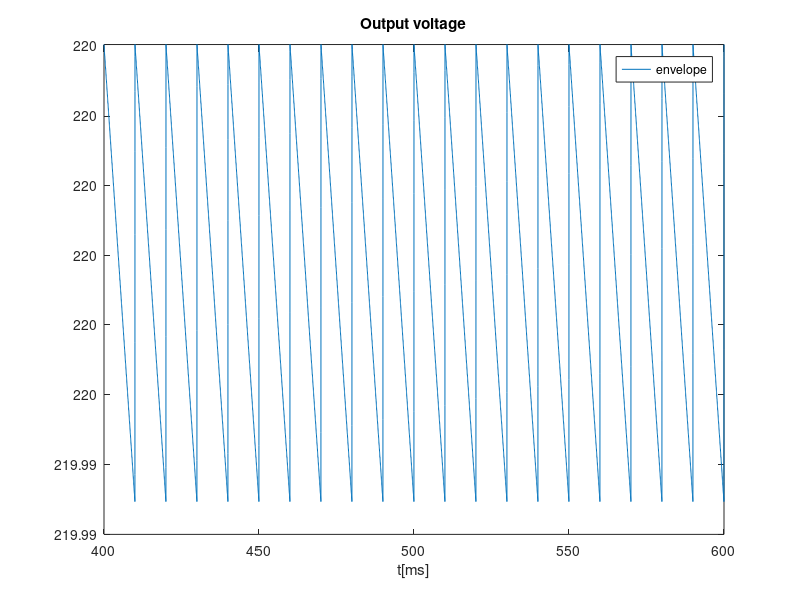
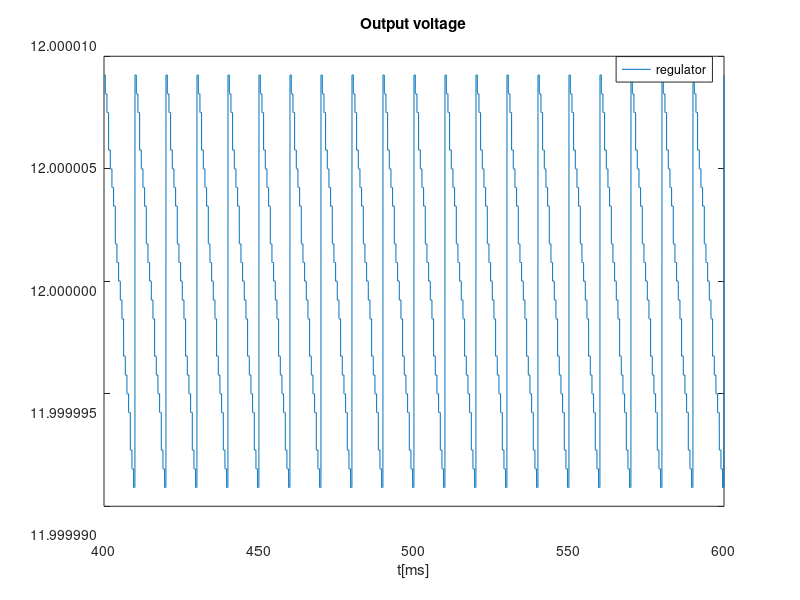
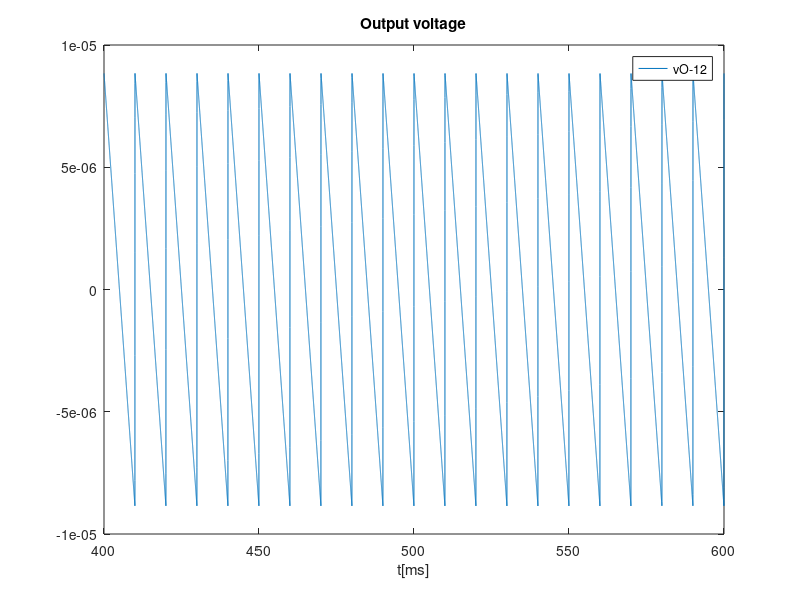

Reproduce these figures in MATLAB, in order.
close all
clear all

format long;
A_vin = 230;
f = 50;
w=2*pi*f;
n=230/220;


A_vi = A_vin/n;

t=linspace(4e-1, 6e-1, 50000);

vIN = A_vin*cos(w*t);
vI = A_vi*cos(w*t);


%%%%%%%%%%%%%%ENVELOPE DETECTOR%%%%%%%%%%%%%%
Renv=600e3;
Cenv=560e-6;

vOenv = zeros(1, length(t));
vOr = zeros(1, length(t));
tOFF = 1/w * atan(1/w/Renv/Cenv) + 0.4;
vOnexp = A_vi*cos(w*tOFF)*exp(-(t-tOFF)/Renv/Cenv);

for i=1:length(t)
  %if (vI(i) > 0) %half rectifier
    %vOr(i) = vI(i); %half rectifier
    vOr(i) = abs(vI(i)); %full rectifier
  %endif
endfor

for i=1:length(t)
  if t(i) < tOFF
    vOenv(i) = vOr(i);
  elseif vOnexp(i) > vOr(i) %qd vOnexp(i) = vOr(i) é t=tON
    vOenv(i) = vOnexp(i);
  else
    %tOFF = tOFF + 1/f; %half rectifier
    tOFF = tOFF + 1/f/2; %full rectifier
    vOnexp = A_vi*abs(cos(w*tOFF))*exp(-(t-tOFF)/Renv/Cenv);
    vOenv(i) = vOr(i);
  endif
endfor

vripple_env = max(vOenv)-min(vOenv);


hf=figure(2);
%plot(t*1000, vOenv,t*1000, vOr);
plot(t*1000, vOenv);
title("Output voltage");
xlabel ("t[ms]");
%legend("envelope","rectified");
legend("envelope");
print (hf,"vOenv_vOr.eps", "-depsc");

%%%%%%%%%%%%%%VOLTAGE REGULATOR%%%%%%%%%%%%%%
Rreg = 512.99e3;
Vt = 0.026;
N = 1;
Is = 1*10^(-14);
n_diodos = 19;
VON = 12/n_diodos;

rd = Vt*N/(Is*exp(VON/(N*Vt)))

VIreg = mean(vOenv);
vireg = vOenv - VIreg;

VOreg = n_diodos*VON;
voreg = n_diodos*rd/(n_diodos*rd+Rreg)*vireg;
vOreg = VOreg + voreg;

vripple_reg = max(vOreg)-min(vOreg)
hf=figure(3);
plot(t*1000, vOreg);
yticks = get (gca, "ytick");
ylabels = arrayfun (@(x) sprintf ("%.6f", x), yticks, "uniformoutput", false);
set (gca, "yticklabel", ylabels)
title("Output voltage");
xlabel ("t[ms]");
legend("regulator");
print (hf,"vOreg.eps", "-depsc");

hf=figure(4);
plot(t*1000, vOreg-12);
title("Output voltage");
xlabel ("t[ms]");
legend("vO-12");
print (hf,"vO-12.eps", "-depsc");


Cost = 1*(Rreg+Renv)/1000 + Cenv*10^6 + 0.1*(4+n_diodos);
Merit = 1/(Cost * (vripple_reg + abs(mean(vOreg-12)) + 10^(-6)));

voavg = mean(vOreg);
vomax = max(vOreg);
vomin = min(vOreg);
vripplereg = vripple_reg;
voenvavg = VIreg;
voenvmax = max(vOenv);
voenvmin = min(vOenv);
vrippleenv = vripple_env;


diary "Envelope_tab.tex"
diary on
printf("$V_I$ & %.3f\n", A_vi);
printf("$V_{max}$ & %.3f\n", voenvmax);
printf("$V_{min}$ & %.3f\n", voenvmin);
printf("$V_{ripple}$ & %.6e\n",vrippleenv);
printf("$V_{avg}$ & %.3f\n",voenvavg);
diary off


diary "Regulator_tab.tex"
diary on
printf("$V_{max}$ & %.5f\n", vomax);
printf("$V_{min}$ & %.5f\n", vomin);
printf("$V_{ripple}$ & %.6e\n",vripplereg);
printf("$V_{avg}$ & %.5f\n",voavg);
printf("$V_{avg}$-12 & %.5f\n",voavg-12);
diary off
